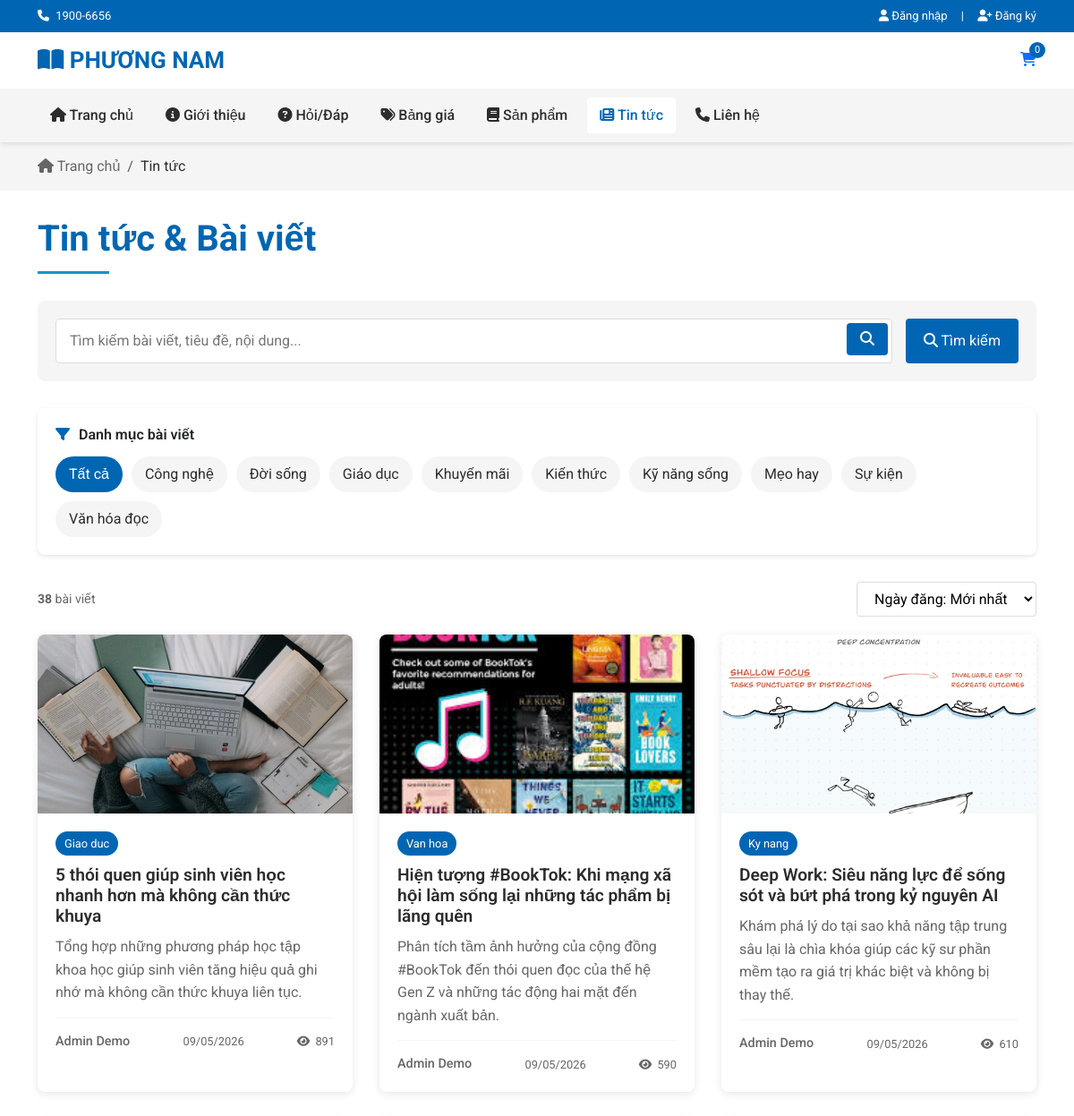
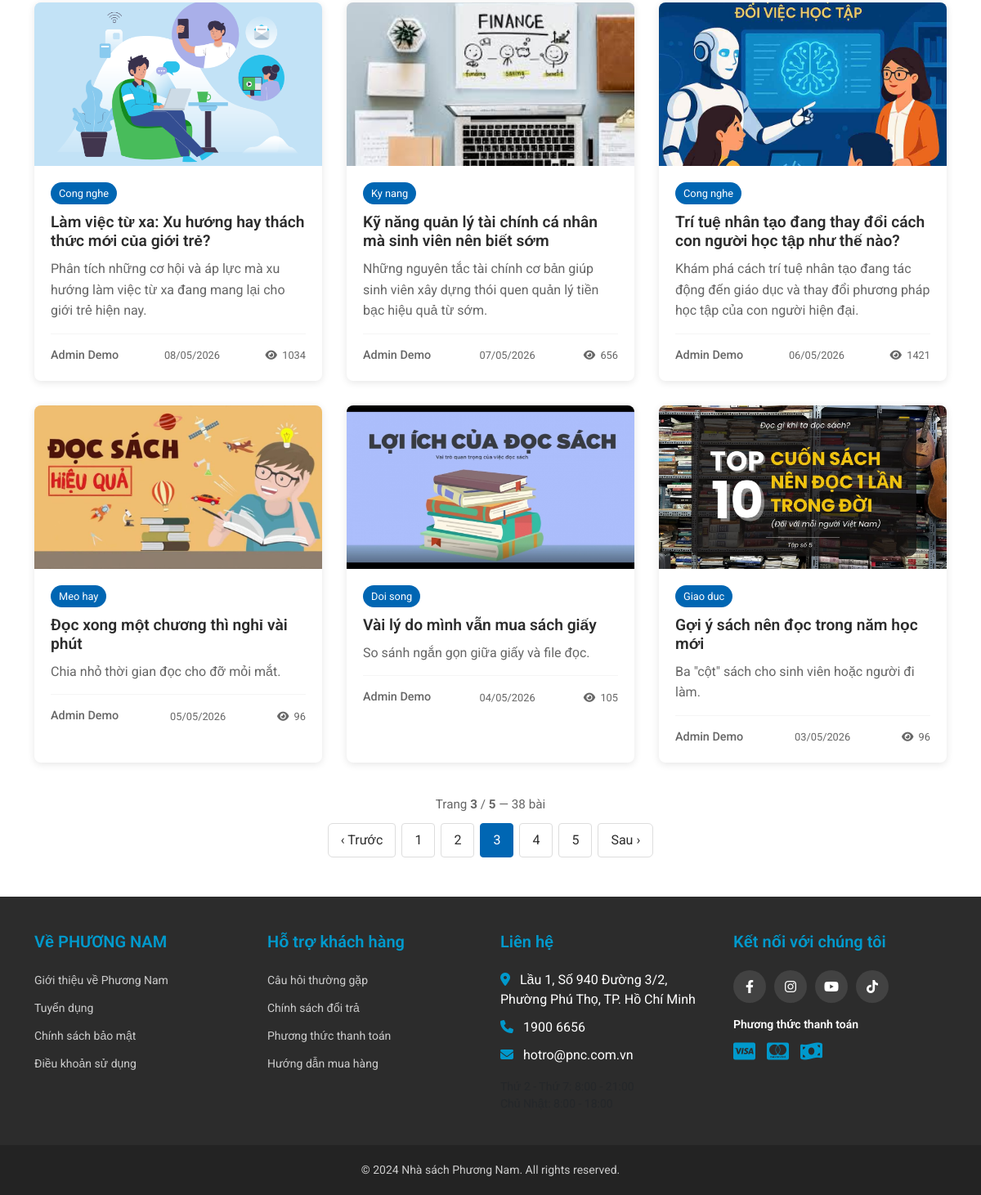
The app's page /news?page=3 with its own data (2 pictures, top to bottom).
### tables this page shows
CREATE TABLE `news` (
  `id` int(11) NOT NULL,
  `title` varchar(255) NOT NULL,
  `content` text NOT NULL,
  `summary` text DEFAULT NULL,
  `image_url` varchar(255) DEFAULT NULL,
  `category` varchar(100) DEFAULT NULL,
  `published_date` date DEFAULT NULL,
  `views` int(11) DEFAULT 0,
  `author_id` int(11) NOT NULL COMMENT 'ID của admin viết bài',
  `created_at` timestamp NOT NULL DEFAULT current_timestamp(),
  `updated_at` timestamp NOT NULL DEFAULT current_timestamp() ON UPDATE current_timestamp(),
  `slug` varchar(255) DEFAULT NULL,
  `meta_description` varchar(320) DEFAULT NULL,
  `meta_keywords` varchar(500) DEFAULT NULL
);

CREATE TABLE `users` (
  `user_id` int(11) NOT NULL,
  `password` varchar(100) NOT NULL,
  `fullname` varchar(50) NOT NULL,
  `email` varchar(100) NOT NULL,
  `phone` varchar(20) DEFAULT NULL,
  `avatar` varchar(255) DEFAULT NULL,
  `role` varchar(50) NOT NULL DEFAULT 'customer',
  `account_status` varchar(20) NOT NULL DEFAULT 'active',
  `note` text DEFAULT NULL,
  `created_date` date DEFAULT NULL
);

### app/controllers/NewsController.php (called while the page is built, shortened)
<?php
class NewsController extends Controller {
    private $newsModel;
    public function __construct() {
        $this->newsModel = $this->model('NewsModel');
    }
    public function index() {
        $search = trim($_GET['search'] ?? '');
        $category = trim($_GET['category'] ?? '');
        $sort = trim($_GET['sort'] ?? '');
        $sortForModel = $sort !== '' ? $sort : 'date-new';
        $page = isset($_GET['page']) ? (int) $_GET['page'] : 1;
        $page = max(1, $page);
        $limit = 9;
        $totalArticles = $this->newsModel->countFilteredNews([
            'search' => $search,
            'category' => $category,
        ]);
        $totalPages = $totalArticles > 0 ? (int) ceil($totalArticles / $limit) : 0;
        if ($totalPages > 0) {
            $page = min($page, $totalPages);
        } else {
            $page = 1;
        }
        $offset = ($page - 1) * $limit;
        $options = [
            'search' => $search,
            'category' => $category,
            'sort' => $sortForModel,
            'limit' => $limit,
            'offset' => $offset
        ];
        $articles = $this->newsModel->getFilteredNews($options);
        $categories = $this->newsModel->getAllCategories();
        $data = [
            'title' => 'Tin tức - ' . APP_NAME,
            'description' => 'Tin tuc moi nhat ve sach, van hoa doc va su kien tai Nha sach Phuong Nam.',
            'keywords' => 'tin tuc sach, su kien nha sach, van hoa doc',
            'ogTitle' => 'Tin tức sách - Nhà sách Phương Nam',
            'ogDescription' => 'Cap nhat tin tuc va bai viet moi nhat tai Nha sach Phuong Nam.',
            'page' => 'news',
            'news_list_page' => true,
            'articles' => $articles,
            'categories' => $categories,
            'search' => $search,
            'category' => $category,
            'sort' => $sort,
            'currentPage' => $page,
            'totalPages' => $totalPages,
            'totalArticles' => $totalArticles
        ];
        $this->view('news/index', $data);
    }
}

### app/core/App.php (called while the page is built, shortened)
<?php
class App {
    protected $method = "index";
    public function __construct() {
        $url = $this->parseURL();
        if(isset($url[0]) && !empty($url[0])) {
            $controllerFile = APP_ROOT . '/controllers/' . ucfirst($url[0]) . 'Controller.php';
            if(file_exists($controllerFile)) {
                unset($url[0]);
            } else {
                $this->redirectToLanding();
                return;
            }
        }
        $this->controller = new $this->controller;
        $this->params = $url ? array_values($url) : [];
        call_user_func_array([$this->controller, $this->method], $this->params);
    }
    private function parseURL() {
        if(isset($_GET["url"])) {
            return explode('/', filter_var(rtrim($_GET['url'], '/'), FILTER_SANITIZE_URL));
        }
        return [];
    }
}

### public/index.php (called while the page is built, shortened)
<?php
$app = new App();

### app/models/NewsModel.php (called while the page is built, shortened)
<?php
class NewsModel extends DB
{
  public function getFilteredNews($options = [])
  {
    $search = $options['search'] ?? '';
    $category = $options['category'] ?? '';
    $sort = $options['sort'] ?? 'date-new';
    $limit = $options['limit'] ?? 9;
    $offset = $options['offset'] ?? 0;
    $allowedSort = ['date-new', 'date-old', 'views', 'comments'];
    switch ($sort) {
      default:
        $orderBy = 'COALESCE(n.published_date, DATE(n.created_at)) DESC, n.id DESC';
        break;
    }
    $sql = "SELECT n.*, u.fullname AS author_name, COALESCE(c.cnt, 0) AS comment_count
            FROM news n
            LEFT JOIN users u ON n.author_id = u.user_id
            LEFT JOIN (
                SELECT news_id, COUNT(*) AS cnt FROM comments GROUP BY news_id
            ) c ON c.news_id = n.id";
    $params = [];
    $whereClauses = [];
    $sql .= " ORDER BY " . $orderBy;
    $sql .= " LIMIT " . (int)$limit . " OFFSET " . (int)$offset;
    return $this->all($sql, $params);
  }
  public function countFilteredNews($options = [])
  {
    $search = $options['search'] ?? '';
    $category = $options['category'] ?? '';
    $sql = "SELECT COUNT(*) as total FROM news n";
    $params = [];
    $whereClauses = [];
    $result = $this->single($sql, $params);
    return $result['total'] ?? 0;
  }
  public function getAllCategories()
  {
      try {
          $sql = "SELECT DISTINCT category FROM news WHERE category IS NOT NULL AND category != '' ORDER BY category";
          return $this->all($sql);
      } catch (PDOException $e) {
          return [];
      }
  }
}

### app/config/config.php (called while the page is built, shortened)
<?php
if (!function_exists('asset_url')) {
    function asset_url(string $path = ''): string {
        $base = rtrim(BASE_URL, '/') . '/';
        return $base . ltrim(str_replace('\\', '/', $path), '/');
    }
}
if (!function_exists('normalize_media_relative_path')) {
    function normalize_media_relative_path(string $path): string {
        $path = ltrim(str_replace('\\', '/', trim($path)), '/');
        $map = [
            'images/news-page/' => 'media/news/',
            'images/product-page/' => 'media/products/',
            'images/home-page/' => 'media/home/',
            'images/uploads/' => 'media/uploads/',
            'images/reviews/' => 'media/reviews/',
        ];
        if (strpos($path, 'media/') === 0) {
            return $path;
        }
        return 'media/uploads/' . $path;
    }
}
if (!function_exists('e')) {
    function e($v): string {
        return htmlspecialchars((string) $v, ENT_QUOTES, 'UTF-8');
    }
}
if (!function_exists('pn_public_image_src')) {
    function pn_public_image_src($path, $defaultRelative = null): string {
        $path = trim((string) $path);
        $norm = normalize_media_relative_path($path);
        return asset_url($norm);
    }
}
if (!function_exists('listing_http_build_query')) {
    function listing_http_build_query(array $params): string {
        $filtered = [];
        foreach ($params as $key => $value) {
            $filtered[$key] = $value;
        }
        return http_build_query($filtered, '', '&', PHP_QUERY_RFC3986);
    }
}
if (!function_exists('pagination_visible_pages')) {
    function pagination_visible_pages(int $current, int $total, int $radius = 2): array {
        $current = max(1, min($current, $total));
        $set = [];
        $set[1] = true;
        $set[$total] = true;
        for ($i = $current - $radius; $i <= $current + $radius; $i++) {
            if ($i >= 1 && $i <= $total) {
                $set[$i] = true;
            }
        }
        ksort($set);
        $keys = array_keys($set);
        $out = [];
        $prev = 0;
        foreach ($keys as $p) {
            $out[] = $p;
            $prev = $p;
        }
        return $out;
    }
}

### app/core/DB.php (called while the page is built, shortened)
<?php
class DB {
    private $host = "localhost";
    private $username = "root";
    private $password = "";
    private $dbname = "phuongnam_db";
    private $port = 3306;
    public $con;
    public function __construct() {
        try {
            $this->con = new PDO(
                "mysql:host={$this->host};port={$this->port};dbname={$this->dbname};charset=utf8mb4",
                $this->username,
                $this->password,
                [
                    PDO::ATTR_ERRMODE => PDO::ERRMODE_EXCEPTION,
                    PDO::ATTR_DEFAULT_FETCH_MODE => PDO::FETCH_ASSOC,
                    PDO::ATTR_EMULATE_PREPARES => false,
                ]
            );
        } catch (PDOException $e) {
            die("Connection failed: " . $e->getMessage());
        }
    }
    public function query($sql, $params = []) {
        $stmt = $this->con->prepare($sql);
        $stmt->execute($params);
        return $stmt;
    }
    public function single($sql, $params = []) {
        $stmt = $this->query($sql, $params);
        return $stmt->fetch();
    }
    public function all($sql, $params = []) {
        $stmt = $this->query($sql, $params);
        return $stmt->fetchAll();
    }
}

### app/views/news/index.php (the view, shortened to what this page needs)
<?php require_once APP_ROOT . '/views/components/header.php'; ?>
<div class="breadcrumb-section">
    <div class="container">
        <nav aria-label="breadcrumb">
            <ol class="breadcrumb">
                <li class="breadcrumb-item"><a href="<?= BASE_URL ?>"><i class="fas fa-home"></i> Trang chủ</a></li>
                <li class="breadcrumb-item active" aria-current="page">Tin tức</li>
            </ol>
        </nav>
    </div>
</div>
<div class="container">
    <h1 class="page-title">Tin tức & Bài viết</h1>
    <div class="search-section">
        <form method="GET" action="<?= BASE_URL ?>news" class="search-form">
            <div class="search-input">
                <input type="text"
                       name="search"
                       placeholder="Tìm kiếm bài viết, tiêu đề, nội dung..."
                       value="<?= htmlspecialchars($search ?? '') ?>">
                <button type="submit">
                    <i class="fas fa-search"></i>
                </button>
            </div>
            <button type="submit" class="btn" style="background-color: var(--phuongnam-red); color: white; border: none; padding: 8px 20px; border-radius: 4px;">
                <i class="fas fa-search"></i> Tìm kiếm
            </button>
        </form>
    </div>
    <div class="filter-section">
        <div class="filter-title">
            <i class="fas fa-filter"></i>
            <h2 class="h6 mb-0 fw-semibold text-body">Danh mục bài viết</h2>
        </div>
        <div class="category-filter">
            <?php
            $newsCatLabels = [
                'kien-thuc' => 'Kiến thức',
                'van-hoa' => 'Văn hóa đọc',
                'giao-duc' => 'Giáo dục',
                'khuyen-mai' => 'Khuyến mãi',
                'doi-song' => 'Đời sống',
                'su-kien' => 'Sự kiện',
                'meo-hay' => 'Mẹo hay',
                'cong-nghe' => 'Công nghệ',
                'ky-nang' => 'Kỹ năng sống',
                'sach-hay' => 'Sách hay',
            ];
            $newsFilterBase = ['search' => $search ?? '', 'sort' => $sort ?? ''];
            $allNewsQs = listing_http_build_query(array_filter($newsFilterBase, static fn($v) => $v !== '' && $v !== null));
            ?>
            <a href="<?= $allNewsQs !== '' ? '?' . e($allNewsQs) : '?' ?>" class="category-btn <?= (($category ?? '') === '' || ($category ?? '') === 'all') ? 'active' : '' ?>">Tất cả</a>
            <?php foreach ($categories ?? [] as $crow): ?>
                <?php
                $slug = trim((string) ($crow['category'] ?? ''));
                $label = $newsCatLabels[$slug] ?? ucwords(str_replace('-', ' ', $slug));
                $qs = listing_http_build_query(array_merge(
                    array_filter($newsFilterBase, static fn($v) => $v !== '' && $v !== null),
                    ['category' => $slug]
                ));
                ?>
                <a href="?<?= e($qs) ?>" class="category-btn <?= ($category ?? '') === $slug ? 'active' : '' ?>"><?= e($label) ?></a>
            <?php endforeach; ?>
        </div>
    </div>
    <div class="sort-section">
        <div class="results-info">
            <strong><?= $totalArticles ?></strong> bài viết
        </div>
        <div class="sort-options">
            <select name="sort" id="sortSelect" onchange="handleSortChange(this.value)">
                <option value="date-new" <?= (($sort ?? '') === '' || ($sort ?? '') === 'date-new') ? 'selected' : '' ?>>Ngày đăng: Mới nhất</option>
            </select>
        </div>
    </div>
    <?php if (!empty($articles)): ?>
        <div class="news-grid">
            <?php foreach ($articles as $article): ?>
                <a href="<?= BASE_URL ?>news/detail/<?= $article['id'] ?>" class="news-card">
                    <div class="news-image">
                        <img src="<?= e(pn_public_image_src($article['image_url'] ?? '')) ?>" alt="<?= htmlspecialchars($article['title']) ?>">
                    </div>
                    <div class="news-content">
                        <div class="news-category"><?= ucfirst(str_replace('-', ' ', ($article['category'] ?? 'Tin tức'))) ?></div>
                        <h3 class="news-title"><?= htmlspecialchars($article['title']) ?></h3>
                        <p class="news-summary"><?= htmlspecialchars($article['summary'] ?? '') ?></p>
                        <div class="news-meta">
                            <div class="news-author"><?= htmlspecialchars($article['author_name'] ?? 'Admin') ?></div>
                            <div class="news-date"><?= date('d/m/Y', strtotime($article['published_date'] ?? $article['created_at'])) ?></div>
                            <div class="news-stats">
                                <span title="Lượt xem"><i class="fas fa-eye"></i> <?= $article['views'] ?? 0 ?></span>
                            </div>
                        </div>
                    </div>
                </a>
            <?php endforeach; ?>
        </div>
        <?php if ($totalPages > 1):
            $newsNavBase = ['search' => $search ?? '', 'sort' => $sort ?? ''];
            $newsNavBase = array_filter($newsNavBase, static fn($v) => $v !== '' && $v !== null);
            $visibleNewsPages = pagination_visible_pages((int) $currentPage, (int) $totalPages, 2);
            ?>
            <nav class="pagination" aria-label="Phân trang tin tức">
                <div class="pagination-meta">
                    Trang <strong><?= (int) $currentPage ?></strong> / <strong><?= (int) $totalPages ?></strong>
                    — <?= (int) $totalArticles ?> bài
                </div>
                <ul class="pagination-list">
                    <?php if ((int) $currentPage > 1):
                        $pq = listing_http_build_query(array_merge($newsNavBase, ['page' => (int) $currentPage - 1]));
                        ?>
                        <li class="page-item">
                            <a class="page-link" href="?<?= e($pq) ?>" aria-label="Trang trước">‹ Trước</a>
                        </li>
                    <?php endif; ?>
                    <?php foreach ($visibleNewsPages as $pi): ?>
                        <?php if ($pi === -1): ?>
                            <li class="page-item disabled"><span class="page-link">…</span></li>
                        <?php else:
                            $pq = listing_http_build_query(array_merge($newsNavBase, ['page' => $pi]));
                            ?>
                            <li class="page-item <?= ($pi === (int) $currentPage) ? 'active' : '' ?>">
                                <a class="page-link" href="?<?= e($pq) ?>"><?= (int) $pi ?></a>
                            </li>
                        <?php endif; ?>
                    <?php endforeach; ?>
                    <?php if ((int) $currentPage < (int) $totalPages):
                        $pq = listing_http_build_query(array_merge($newsNavBase, ['page' => (int) $currentPage + 1]));
                        ?>
                        <li class="page-item">
                            <a class="page-link" href="?<?= e($pq) ?>" aria-label="Trang sau">Sau ›</a>
                        </li>
                    <?php endif; ?>
                </ul>
            </nav>
        <?php endif; ?>
    <?php endif; ?>
</div>
<?php require_once APP_ROOT . '/views/components/footer.php'; ?>

### records on screen
news: image_url (picture), category "Giao duc", title "5 thói quen giúp sinh viên học nhanh hơn mà không cần thức khuya", summary "Tổng hợp những phương pháp học tập khoa học giúp sinh viên tăng hiệu quả ghi nhớ mà không cần thức khuya liên tục.", author.fullname "Admin Demo", published_date "09/05/2026", views "891"
news: image_url (picture), category "Van hoa", title "Hiện tượng #BookTok: Khi mạng xã hội làm sống lại những tác phẩm bị lãng quên", summary "Phân tích tầm ảnh hưởng của cộng đồng #BookTok đến thói quen đọc của thế hệ Gen Z và những tác động hai mặt đến ngành xuất bản.", author.fullname "Admin Demo", published_date "09/05/2026", views "590"
news: image_url (picture), category "Ky nang", title "Deep Work: Siêu năng lực để sống sót và bứt phá trong kỷ nguyên AI", summary "Khám phá lý do tại sao khả năng tập trung sâu lại là chìa khóa giúp các kỹ sư phần mềm tạo ra giá trị khác biệt và không bị thay thế.", author.fullname "Admin Demo", published_date "09/05/2026", views "610"
news: image_url (picture), category "Cong nghe", title "Làm việc từ xa: Xu hướng hay thách thức mới của giới trẻ?", summary "Phân tích những cơ hội và áp lực mà xu hướng làm việc từ xa đang mang lại cho giới trẻ hiện nay.", author.fullname "Admin Demo", published_date "08/05/2026", views "1034"
news: image_url (picture), category "Ky nang", title "Kỹ năng quản lý tài chính cá nhân mà sinh viên nên biết sớm", summary "Những nguyên tắc tài chính cơ bản giúp sinh viên xây dựng thói quen quản lý tiền bạc hiệu quả từ sớm.", author.fullname "Admin Demo", published_date "07/05/2026", views "656"
news: image_url (picture), category "Cong nghe", title "Trí tuệ nhân tạo đang thay đổi cách con người học tập như thế nào?", summary "Khám phá cách trí tuệ nhân tạo đang tác động đến giáo dục và thay đổi phương pháp học tập của con người hiện đại.", author.fullname "Admin Demo", published_date "06/05/2026", views "1421"
news: image_url (picture), category "Meo hay", title "Đọc xong một chương thì nghỉ vài phút", summary "Chia nhỏ thời gian đọc cho đỡ mỏi mắt.", author.fullname "Admin Demo", published_date "05/05/2026", views "96"
news: image_url (picture), category "Doi song", title "Vài lý do mình vẫn mua sách giấy", summary "So sánh ngắn gọn giữa giấy và file đọc.", author.fullname "Admin Demo", published_date "04/05/2026", views "105"
news: image_url (picture), category "Giao duc", title "Gợi ý sách nên đọc trong năm học mới", summary "Ba \"cột\" sách cho sinh viên hoặc người đi làm.", author.fullname "Admin Demo", published_date "03/05/2026", views "96"

### other values on screen
$headerCartBadge "0"
$label "Công nghệ"
$label "Đời sống"
$label "Giáo dục"
$label "Khuyến mãi"
$label "Kiến thức"
$label "Kỹ năng sống"
$label "Mẹo hay"
$label "Sự kiện"
$label "Văn hóa đọc"
$totalArticles "38"
$currentPage "3"
$totalPages "5"
$pi "1"
$pi "2"
